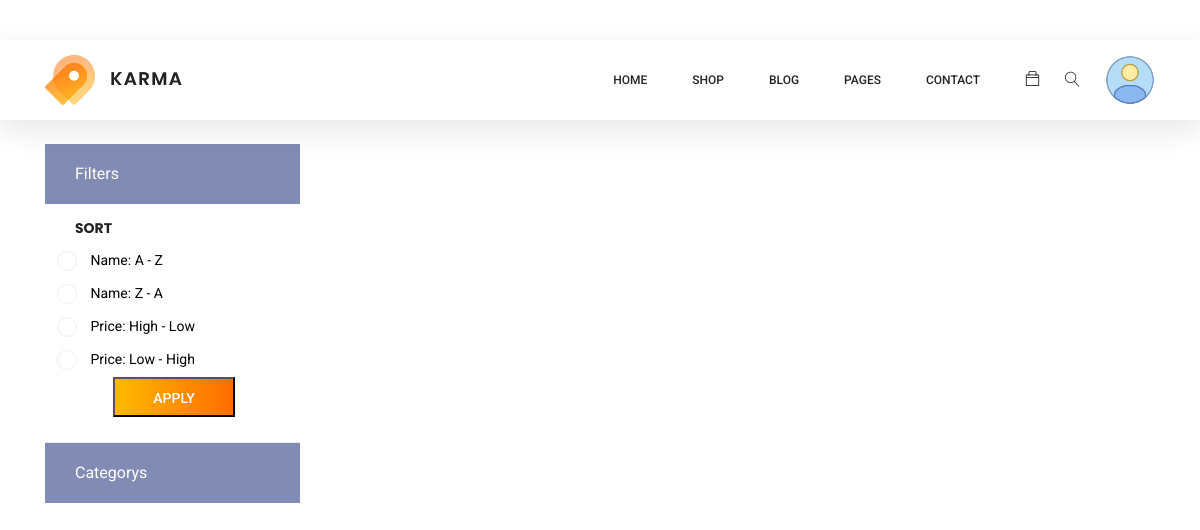
The page /item-category/ (signed in) on the database as committed earlier.
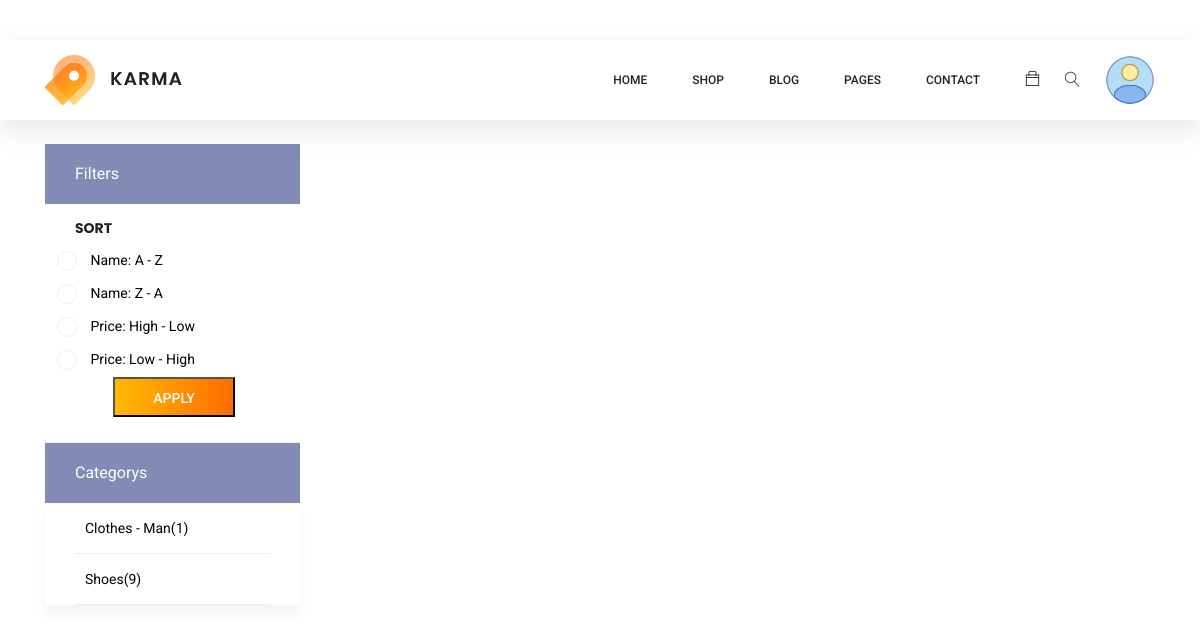
The same page on the database as committed later.
### mainapp/models.py (models this page shows, shortened)
class Category(models.Model):
    name = models.CharField(max_length=51)

### mainapp/views.py (the view, shortened to what this page needs)
# urls.py: path("item-category/", views.ItemCategory.as_view(), name="item-category"),
class ItemCategory(ListView):
    model = Category
    def get_context_data(self, *args, **kwargs):
        queryset = kwargs.pop("object_list", None)
        if queryset is None:
            self.object_list = self.get_queryset(*args, **kwargs)
        return super().get_context_data(**kwargs)
    def get_queryset(self, *args, **kwargs):
        qs = super(ItemCategory, self).get_queryset(*args, **kwargs)
        qs = qs.order_by("name")
        context = []
        for q in qs:
            total_category_items = q.product_set.all().count()
            context.append(
                {
                    "category": q,
                    "products": total_category_items,
                }
            )
        return context
    template_name = "mainapp/item-category.html"

### mainapp/templates/mainapp/item-category.html (shortened to what this page needs)
{% extends 'mainapp/base.html' %}
{% load static %}
{%block body%}
<div class="container">
    <div class="mt-5 pt-5"></div>
    <div class="row">
        <div class="col-xl-3 col-lg-4 col-md-5">
            <div class="sidebar-filter side_view">
                <div class="top-filter-head">Filters</div>
                <div class="common-filter mt-3">
                    <h3 class="head">Sort</h3>
                    <form method="POST">
                        <ul>
                            <li class="filter-list">
                                <input class="pixel-radio" type="radio" id="a-z" value="a-z" name="sort" />
                                <label for="a-z">Name: A - Z</label>
                            </li>
                            <li class="filter-list">
                                <input class="pixel-radio" type="radio" id="z-a" value="z-a" name="sort" />
                                <label for="z-a">Name: Z - A</label>
                            </li>
                            <li class="filter-list">
                                <input class="pixel-radio" type="radio" id="price-hl" value="price-hl" name="sort" />
                                <label for="price-hl">Price: High - Low</label>
                            </li>
                            <li class="filter-list">
                                <input class="pixel-radio" type="radio" id="price-lh" value="price-lh" name="sort" />
                                <label for="price-lh">Price: Low - High</label>
                            </li>
                        </ul>
                        <div class="cupon_text_2 d-flex justify-content-center">
                            <button type="submit" value="Submit" class="primary-btn">
                                Apply
                            </button>
                        </div>
                    </form>
                </div>
            </div>
            <div class="sidebar-categories">
                <div class="head">Categorys</div>
                <ul class="main-categories">
                    {% for category in object_list %}
                    <li class="main-nav-list">
                        <form id="my_form_{{category.category.id}}" method="POST">
                            <a href="javascript:{}"
                                onclick="document.getElementById('my_form_{{category.category.id}}').submit();">{{category.category.name}}({{category.products}})</a>
                        </form>
                    </li>
                    {% endfor %}
                </ul>
            </div>
        </div>
        <div class="col-xl-9 col-lg-8 col-md-7 products_view">
        </div>
    </div>
</div>
{%endblock%}

Rows that differ between the two databases and show on the page:
added Category: category.name "Clothes - Man", products "1"
added Category: category.name "Shoes", products "9"
